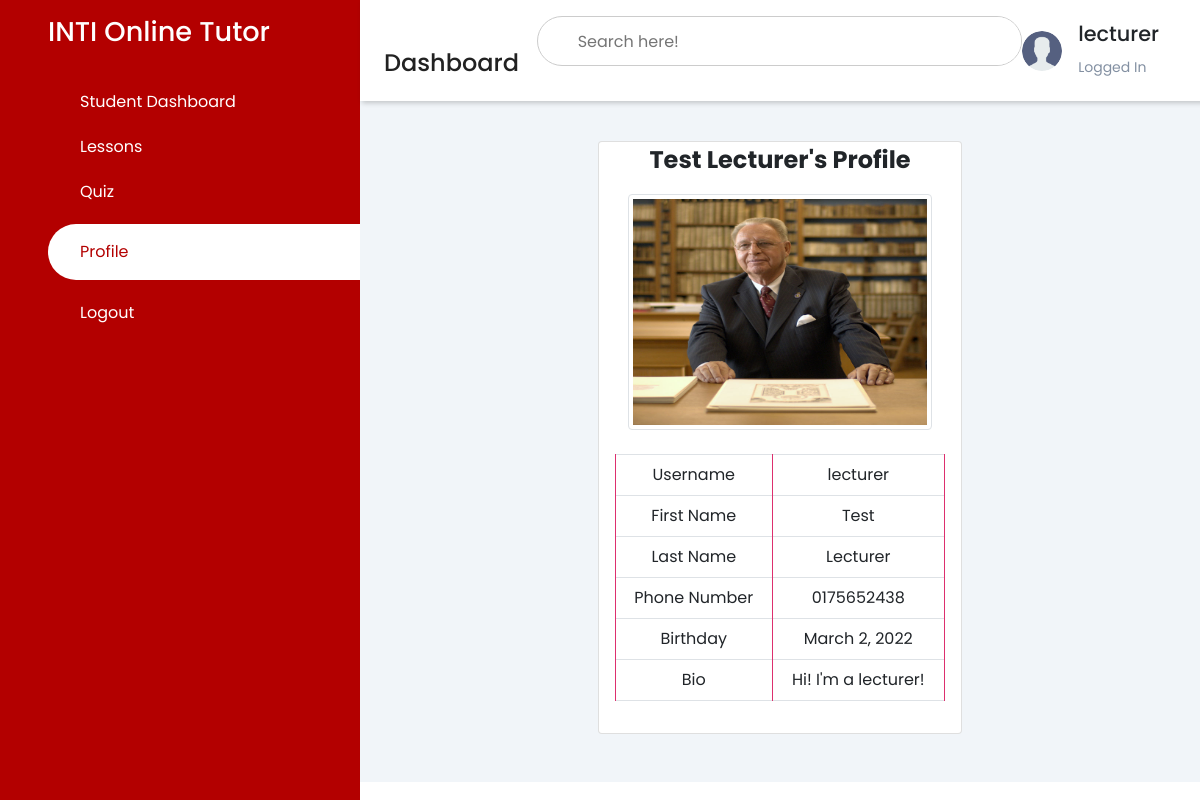
The app's page /student_profile/ (signed in) with its own data.
### pages/models.py (models this page shows, shortened)
class User(AbstractUser):
    is_student = models.BooleanField(default=False)
    is_lecturer = models.BooleanField(default=False)
    is_admin = models.BooleanField(default=False)

class Profile(models.Model):
    user = models.OneToOneField(User, on_delete=models.CASCADE)
    profile_pic = models.ImageField(upload_to='', default='no-img.jpg', blank=True)
    first_name = models.CharField(max_length=255, default='')
    last_name = models.CharField(max_length=255, default='')
    email = models.EmailField(default='none@email.com')
    contact = models.CharField(max_length=255, blank=True, null=True)
    dob = models.DateField(default='24-06-1997')
    bio = models.TextField(default='')

### pages/views.py (the view)
# urls.py: path('student_profile/', student_user_profile, name="student_profile"),
def student_user_profile(request):
    current_user = request.user
    user_id = current_user.id
    users = Profile.objects.filter(user_id=user_id)
    users = {'users': users}
    return render(request, 'dashboard/student/view_profile.html', users)

### templates/dashboard/student/view_profile.html (shortened to what this page needs)
<!DOCTYPE html>
<html lang="en">
<head>
    {% load static %}
    <link rel="stylesheet" href="https://maxst.icons8.com/vue-static/landings/line-awesome/line-awesome/1.3.0/css/line-awesome.min.css">
    <link rel="stylesheet" href="https://maxst.icons8.com/vue-static/landings/line-awesome/font-awesome-line-awesome/css/all.min.css">
    <link href="https://cdn.jsdelivr.net/npm/bootstrap@5.1.3/dist/css/bootstrap.min.css" rel="stylesheet">
    <link rel="stylesheet" href="{% static 'css/style.css' %}">
</head>
<body>
    <div class="sidebar">
        <div class="sidebar-brand">
            <h2>INTI Online Tutor</h2>
        </div>
        <div class="sidebar-menu">
            <ul>
                <li>
                    <a href="{% url 'student_dashboard' %}"><span class="las la-home"></span>
                    <span>Student Dashboard</span></a>
                </li>
                <li>
                    <a href="{% url 'student_tutorials' %}"><span class="las la-book"></span>
                    <span>Lessons</span></a>
                </li>
                <li>
                    <a href="{% url 'student_list_quiz' %}"><span class="las la-certificate"></span>
                    <span>Quiz</span></a>
                </li>
                <li>
                    <a href="{% url 'student_profile' %}" class="active"><span class="las la-fingerprint"></span>
                    <span>Profile</span></a>
                </li>
                <li>
                    <a href="{% url 'logout' %}"><span class="las la-key"></span>
                    <span>Logout</span></a>
                </li>
            </ul>
        </div>
    </div>
    <div class="main-content">
        <header>
            <div class="header-title">
                <h2>
                    <label for="">
                    <span class="las la-bars"></span>
                </label>
                    Dashboard
                </h2>
            </div>
            <div class="search-wrapper">
                <input type="search" placeholder="Search here!" />
            </div>
            <div class="user-wrapper">
                <img src="{% static 'images/user.png' %}" width="40px" height="40px" alt="">
                <div>
                    <h4>{{user.username}}</h4>
                    <small>Logged In</small>
                </div>
            </div>
        </header>
        <main>
            <div class="container-fluid">
                <div class="row">
                <div class="col-sm-3">
                </div>
                <div class="col-sm-6" style="padding-top: 20px">
                      <div class="card mb-3">
                               {% if users %}
                               {% for user in users %}
                          <center><strong>
                              <div style="font-size: 1.5rem;">
                          <a>{{ user.first_name }}  {{ user.last_name }}'s Profile</a></div>
                            </strong></center>
                                <div class="card-body">
                                     {% if user.profile_pic %}
                                        <center><img src="{{ user.profile_pic.url }}" class="img-thumbnail" alt="{{ user.user.username }}" style="height: 236px; width: 304px"></center><br>
                                    {% else %}
                                                    <span class="text-muted">No Profile Picture for {{ user.user.username }}</span>
                                    {% endif %}
                                        <table class="table table-bordered">
                                            <tbody>
                                                <tr>
                                                    <td>Username</td>
                                                    <td>{{ user.user.username }}</td>
                                                </tr>
                                                <tr>
                                                    <td>First Name</td>
                                                    <td>{{ user.first_name }}</td>
                                                </tr>
                                                <tr>
                                                    <td>Last Name</td>
                                                    <td>{{ user.last_name }}</td>
                                                </tr>
                                                <tr>
                                                    <td>Phone Number</td>
                                                    <td>{{ user.contact }}</td>
                                                </tr>
                                                <tr>
                                                    <td>Birthday</td>
                                                    <td>{{ user.dob }}</td>
                                                </tr>
                                                <tr>
                                                    <td>Bio</td>
                                                    <td>{{ user.bio }}</td>
                                                </tr>
                                            </tbody>
                                        </table>
                        </div>
                      </div>
                                      </div>
                                    </div>
                                  </div>
                </div>
                 {% endfor %}
                 {% else %}
                 <center><span><p class="text-danger">No profile created yet</p></span></center>
                 <center><a href="{% url 'student_create_profile' %}">Click here to create</center>
                 {% endif %}
</body>
</html>

### static/css/style.css (style rules this page uses)
:root { --main-color: #b30000; --color-dark: #1D2231; --text-grey: #8390A2 }
* { padding: 0; margin: 0; box-sizing: border-box; list-style-type: none; text-decoration: none; font-family: 'Poppins', sans-serif; }
.sidebar { width: 360px; position: fixed; left: 0; top: 0; height: 100%; background: var(--main-color); z-index: 100; }
.sidebar-brand { height: 90px; padding: 1rem 0rem 1rem 2rem; color: #fff; }
.sidebar-brand h2 { font-size: 1.7rem; }
.sidebar-menu li { width: 100%; margin-bottom: 1.3rem; padding-left: 1rem; }
.sidebar-menu a { padding-left: 1rem; display: block; color: #fff; font-size: 1rem; text-decoration: none; }
.sidebar-menu a.active { background: #fff; padding-top: 1rem; padding-bottom: 1rem; color: var(--main-color); border-radius: 30px 0px 0px 30px; }
.sidebar-menu a span:first-child { font-size: 1rem; padding-right: 1rem; }
.main-content { margin-left: 360px; }
header { display: flex; justify-content: space-between; padding: 1rem 1.5rem; box-shadow: 2px 2px 5px rgba(0,0,0,0.2); position: fixed; left: 360px; width: calc(100% - 345px); top: 0; z-index: 100; background-color: white; }
header h2 { color: #222; font-size: 1.5rem; }
header label span { font-size: 1.7rem; padding-right: 1rem; }
.search-wrapper { border: 1px solid #ccc; border-radius: 30px; height: 50px; width: 500px; display: flex; align-items: center; overflow-x: hidden; }
.search-wrapper input { height: 100%; width: 100%; padding: .5rem; border: none; outline: none; }
.user-wrapper { display: flex; align-items: center; margin-right: 2rem; }
.user-wrapper h4 { font-size: 1.3rem; }
.user-wrapper img { border-radius: 50%; margin-right: 1rem; }
.user-wrapper small { display: inline-block; color: var(--text-grey); margin-top: 1px; }
main { margin-top:89px; padding: 2rem; background: #f1f5f9; min-height: calc(100vh -90px); }
td { text-align: center; border: 1px solid rgb(221,47,110); height: 2.5rem; margin: auto; }

### records on screen
User: username "lecturer"
Profile: first_name "Test", last_name "Lecturer", profile_pic (picture), user.username "lecturer", contact "0175652438", dob "March 2, 2022", bio "Hi! I'm a lecturer!"
